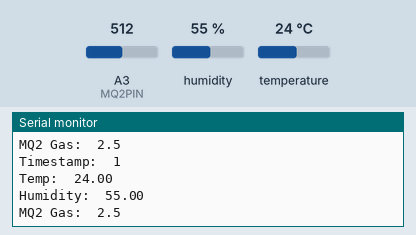
This sketch was run on a simulated Arduino Uno, built with avr-gcc and run on an emulated ATmega328P. On the bench: the last lines printed to the serial monitor. Inputs (shaded band) come from the test bench; at power-on: humidity 55 %, A3 (MQ2PIN) = 512, temperature 24 °C.

Above: at 2.8 s.
2.9 s: humidity set to 22 %
At 4.6 s:
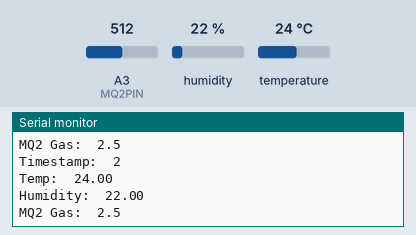
5.6 s: A3 (MQ2PIN) set to 716
At 7.0 s:
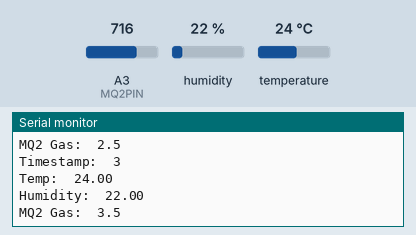
8.3 s: temperature set to 12 °C
At 10.7 s:
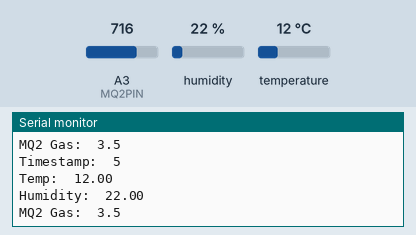
11.0 s: A3 (MQ2PIN) set to 900
At 13.1 s:
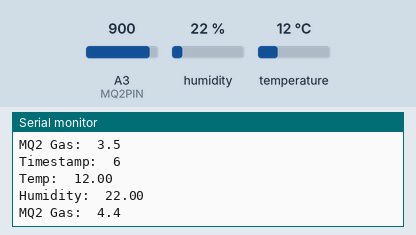
13.7 s: humidity set to 40 %
At 15.6 s:
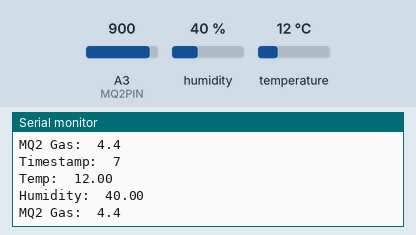
Timing chart, 0 to 17.1 s (numbered marks = the images above; inputs shaded):
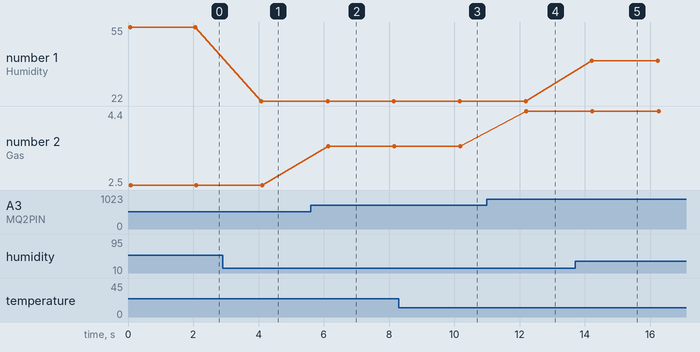

Measured:
- after the input at 2.9 s, the serial monitor: prints a new line after 1.2 s (image 1)
- after the input at 5.6 s, the serial monitor: prints a new line after 0.53 s (image 2)
- after the input at 8.3 s, the serial monitor: prints a new line after 1.9 s (image 3)
- after the input at 11.0 s, the serial monitor: prints a new line after 1.2 s (image 4)
- after the input at 13.7 s, the serial monitor: prints a new line after 0.52 s (image 5)
- plotted number 1: 55 → 22 after the input at 2.9 s, 22 → 40 after the input at 13.7 s
- plotted number 2: 2.5 → 3.5 after the input at 5.6 s, 3.5 → 4.4 after the input at 11.0 s

The sketch:

SensorPCDuino.ino
```cpp
/*
Author:          Brian Dignam
Date Created:    3/1/2015
*/


#include "DHT.h"

#define DHTPIN A0
#define DHTTYPE DHT11   // DHT 11
DHT dht(DHTPIN, DHTTYPE);

#define MQ2PIN A3

int TIMESTAMP;

void setupDHT()
{
  dht.begin();
}

void setup()
{
    Serial.begin(9600);
    Serial.println("Serial Connection Established");

    TIMESTAMP = 0;

    setupDHT();
}

float getHumidity()
{
  // Reading temperature or humidity takes about 250 milliseconds!
  // Sensor readings may also be up to 2 seconds 'old' (its a very slow sensor)

  float h = dht.readHumidity();

  if (!isnan(h))
    return h;
  else
    return 0.0;

}

float getTemp()
{
  // Reading temperature or humidity takes about 250 milliseconds!
  // Sensor readings may also be up to 2 seconds 'old' (its a very slow sensor)

  float t = dht.readTemperature();

  if (!isnan(t))
    return t;
  else
    return 0.0;

}

float getMQ2Gas()
{
  float vol;
  int sensorValue = analogRead(MQ2PIN);
  vol=(float)sensorValue/1024*5.0;
  //Serial.println(vol,1);

  return vol;
}

void loop()
{
  Serial.print("Timestamp:  ");
  Serial.println(TIMESTAMP);
  Serial.println();

  Serial.print("Temp:  ");
  Serial.println(getTemp());

  Serial.print("Humidity:  ");
  Serial.println(getHumidity() );

  Serial.print("MQ2 Gas:  ");
  Serial.println(getMQ2Gas(),1);


  Serial.println();
  TIMESTAMP++;
  delay(2000);  //2s
}
```
